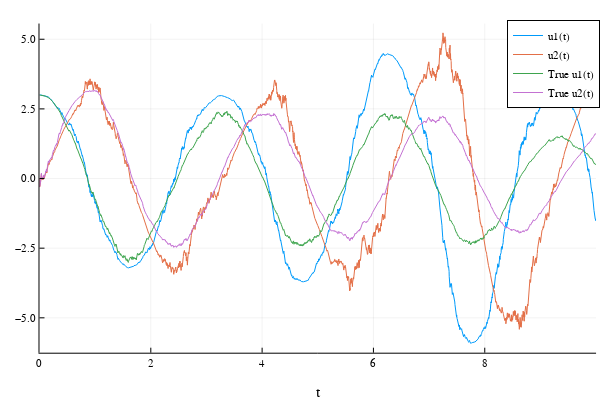

Notebook cell for this chart:
### Code cell
plot(sol2,plot_analytic=true)

### Figure 1 — Plotly figure (JSON) as saved in the notebook; plotly's stock layout.template omitted (floating-point values rounded to 4 significant figures; data arrays with more than 128 entries replaced by an {"elided": "..."} marker saying what was removed)
{"data": [{"colorbar": {"title": ""}, "legendgroup": "u1(t)", "line": {"color": "rgba(0, 154, 250, 1.000)", "dash": "solid", "shape": "linear", "width": 1}, "mode": "lines", "name": "u1(t)", "showlegend": true, "type": "scatter", "x": {"elided": "4873 float values"}, "xaxis": "x", "y": {"elided": "4873 float values"}, "yaxis": "y", "zmax": null, "zmin": null}, {"colorbar": {"title": ""}, "legendgroup": "u2(t)", "line": {"color": "rgba(227, 111, 71, 1.000)", "dash": "solid", "shape": "linear", "width": 1}, "mode": "lines", "name": "u2(t)", "showlegend": true, "type": "scatter", "x": {"elided": "4873 float values"}, "xaxis": "x", "y": {"elided": "4873 float values"}, "yaxis": "y", "zmax": null, "zmin": null}, {"colorbar": {"title": ""}, "legendgroup": "True u1(t)", "line": {"color": "rgba(62, 164, 78, 1.000)", "dash": "solid", "shape": "linear", "width": 1}, "mode": "lines", "name": "True u1(t)", "showlegend": true, "type": "scatter", "x": {"elided": "4873 float values"}, "xaxis": "x", "y": {"elided": "4873 float values"}, "yaxis": "y", "zmax": null, "zmin": null}, {"colorbar": {"title": ""}, "legendgroup": "True u2(t)", "line": {"color": "rgba(195, 113, 210, 1.000)", "dash": "solid", "shape": "linear", "width": 1}, "mode": "lines", "name": "True u2(t)", "showlegend": true, "type": "scatter", "x": {"elided": "4873 float values"}, "xaxis": "x", "y": {"elided": "4873 float values"}, "yaxis": "y", "zmax": null, "zmin": null}], "layout": {"annotations": [], "height": 400, "legend": {"bgcolor": "rgba(255, 255, 255, 1.000)", "bordercolor": "rgba(0, 0, 0, 1.000)", "borderwidth": 1, "font": {"color": "rgba(0, 0, 0, 1.000)", "family": "sans-serif", "size": 11}, "title": {"font": {"color": "rgba(0, 0, 0, 1.000)", "family": "sans-serif", "size": 15}, "text": ""}, "tracegroupgap": 0, "traceorder": "normal", "x": 1, "xanchor": "auto", "y": 1, "yanchor": "auto"}, "margin": {"b": 20, "l": 0, "r": 0, "t": 20}, "paper_bgcolor": "rgba(255, 255, 255, 1.000)", "plot_bgcolor": "rgba(255, 255, 255, 1.000)", "showlegend": true, "width": 600, "xaxis": {"anchor": "y", "domain": [0.06582, 0.9934], "gridcolor": "rgba(0, 0, 0, 0.100)", "gridwidth": 0.5, "linecolor": "rgba(0, 0, 0, 1.000)", "mirror": false, "range": [0, 10], "showgrid": true, "showline": true, "showticklabels": true, "tickangle": 0, "tickcolor": "rgb(0, 0, 0)", "tickfont": {"color": "rgba(0, 0, 0, 1.000)", "family": "sans-serif", "size": 11}, "tickmode": "array", "ticks": "inside", "ticktext": ["0", "2", "4", "6", "8", "10"], "tickvals": [0, 2, 4, 6, 8, 10], "title": "t", "titlefont": {"color": "rgba(0, 0, 0, 1.000)", "family": "sans-serif", "size": 15}, "type": "-", "visible": true, "zeroline": false, "zerolinecolor": "rgba(0, 0, 0, 1.000)"}, "yaxis": {"anchor": "x", "domain": [0.07581, 0.9902], "gridcolor": "rgba(0, 0, 0, 0.100)", "gridwidth": 0.5, "linecolor": "rgba(0, 0, 0, 1.000)", "mirror": false, "range": [-6.253, 5.564], "showgrid": true, "showline": true, "showticklabels": true, "tickangle": 0, "tickcolor": "rgb(0, 0, 0)", "tickfont": {"color": "rgba(0, 0, 0, 1.000)", "family": "sans-serif", "size": 11}, "tickmode": "array", "ticks": "inside", "ticktext": ["−5.0", "−2.5", "0.0", "2.5", "5.0"], "tickvals": [-5, -2.5, 0, 2.5, 5], "title": "", "titlefont": {"color": "rgba(0, 0, 0, 1.000)", "family": "sans-serif", "size": 15}, "type": "-", "visible": true, "zeroline": false, "zerolinecolor": "rgba(0, 0, 0, 1.000)"}}}
